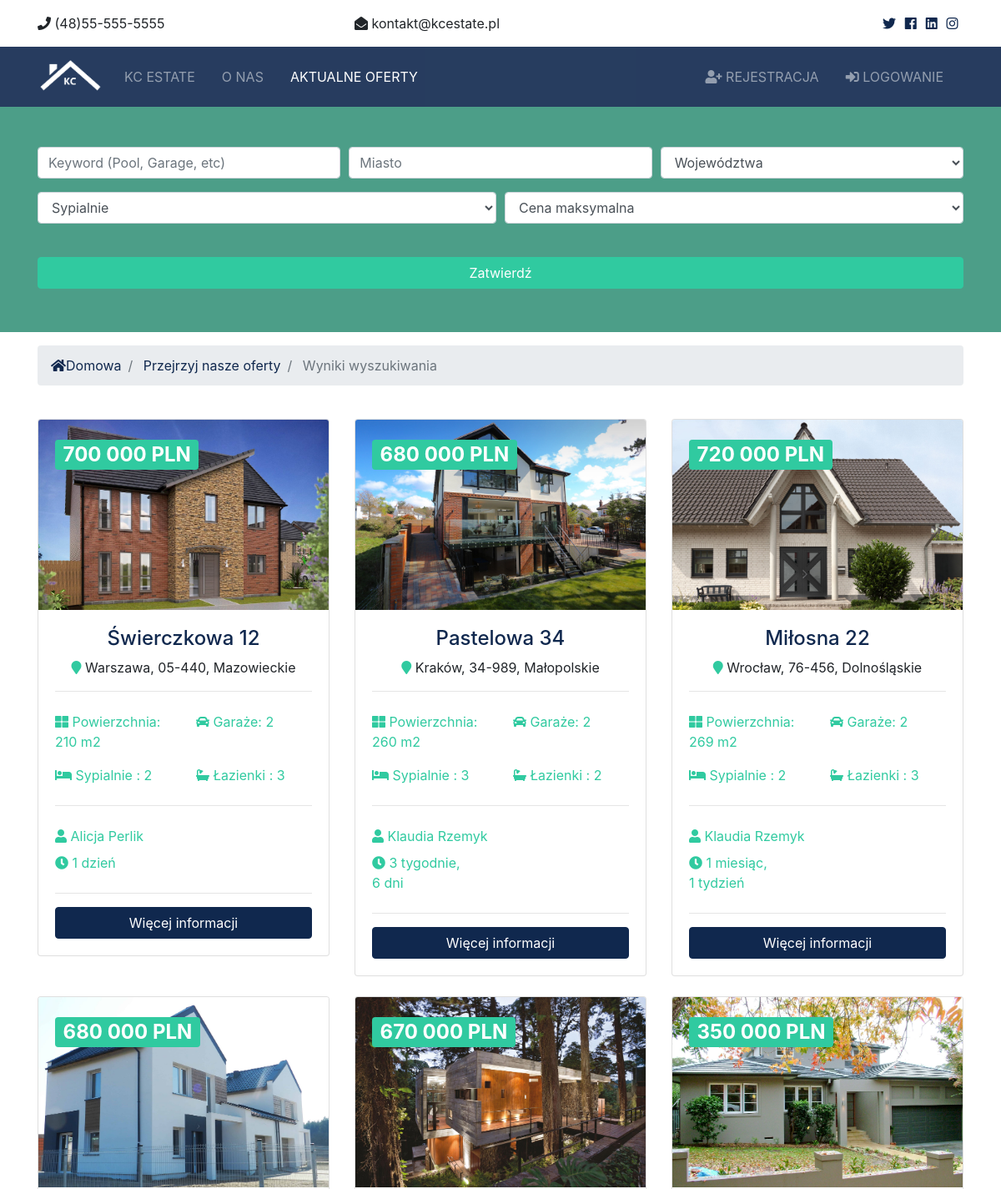
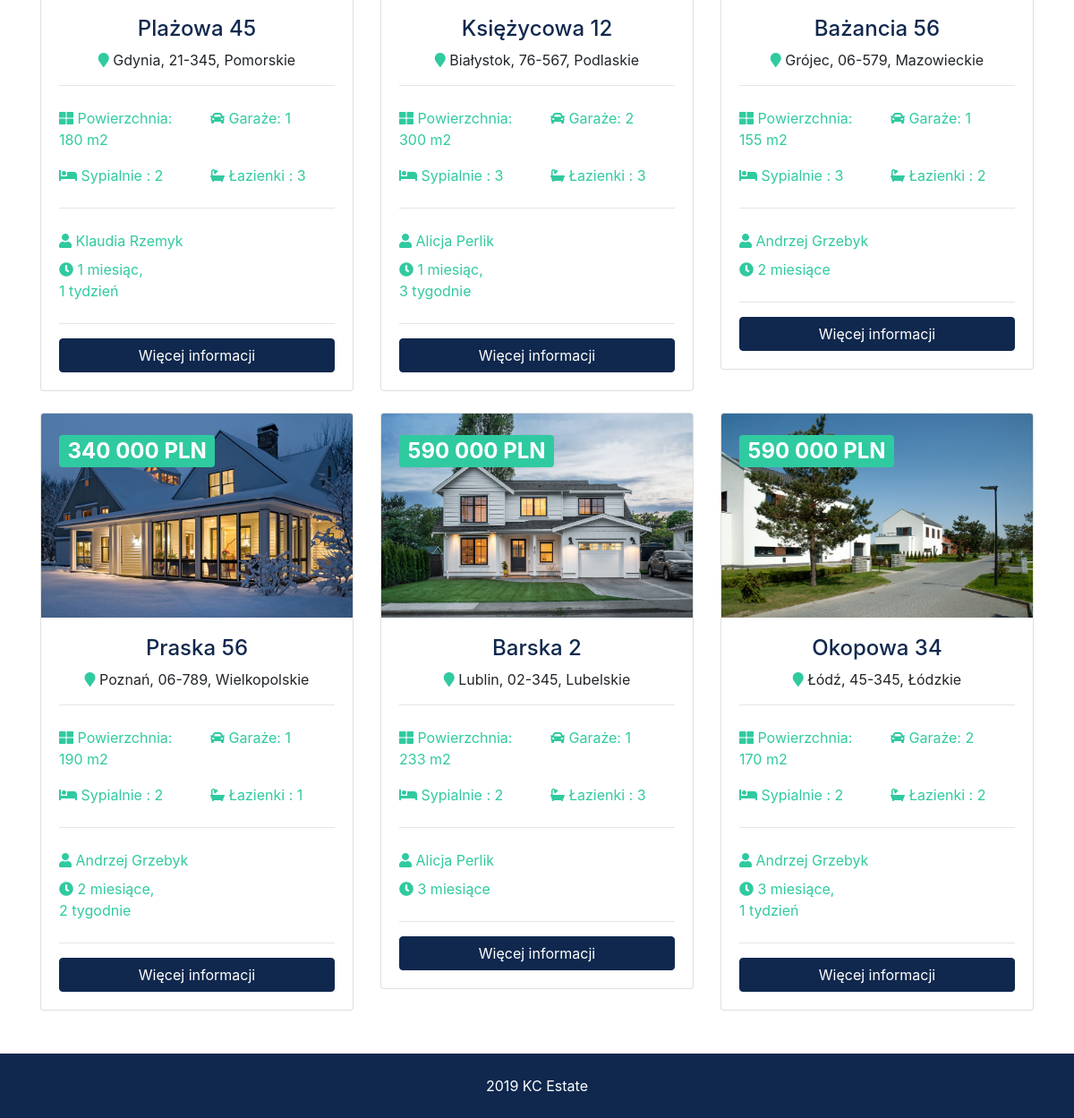
The page /listings/search on the database its author committed (2 pictures, top to bottom).
### listings/models.py (models this page shows, shortened)
class Oferty(models.Model):
    agent = models.ForeignKey(Agenci, on_delete = models.DO_NOTHING)
    tytul = models.CharField(max_length=200)
    adres = models.CharField(max_length=200)
    miasto = models.CharField(max_length=100)
    wojewodztwo = models.CharField(max_length=100)
    kodpocztowy = models.CharField(max_length=20)
    opis = models.TextField(blank=True)
    cena = models.IntegerField()
    sypialnie = models.IntegerField()
    lazienki = models.IntegerField()
    garaz = models.IntegerField(default=0)
    pow_domu = models.IntegerField()
    pow_dzialki = models.DecimalField(max_digits=5, decimal_places=1,blank=True)
    zdjecie_glowne = models.ImageField(upload_to='photos/%Y/%m/%d/')
    zdjecie_1 = models.ImageField(upload_to='photos/%Y/%m/%d/',blank=True)
    zdjecie_2 = models.ImageField(upload_to='photos/%Y/%m/%d/',blank=True)
    zdjecie_3 = models.ImageField(upload_to='photos/%Y/%m/%d/',blank=True)
    zdjecie_4 = models.ImageField(upload_to='photos/%Y/%m/%d/',blank=True)
    zdjecie_5 = models.ImageField(upload_to='photos/%Y/%m/%d/',blank=True)
    zdjecie_6 = models.ImageField(upload_to='photos/%Y/%m/%d/',blank=True)
    czy_opublikowane = models.BooleanField(default=True)
    data_oferty = models.DateTimeField(default=datetime.now, blank=True)

### realtors/models.py (models this page shows)
class Agenci(models.Model):
    nazwa = models.CharField(max_length=200)
    zdjecie = models.ImageField(upload_to='photos/%Y/%m/%d/')
    opis = models.TextField(blank=True)
    telefon = models.CharField(max_length=20)
    email = models.CharField(max_length=50)
    czy_sprzedawcam = models.BooleanField(default=False)
    data_zatrudnienia = models.DateTimeField(default=datetime.now)
    def __str__(self):
        return self.nazwa

### listings/views.py (the view)
# urls.py: path('search',views.search, name='search')
def search(request):
    queryset_list = Oferty.objects.order_by('-data_oferty')
    if 'keywords' in request.GET:
        keywords = request.GET['keywords']
        if keywords:
            queryset_list = queryset_list.filter(opis__icontains=keywords)
    if 'miasto' in request.GET:
        miasto = request.GET['miasto']
        if miasto:
            queryset_list = queryset_list.filter(miasto__iexact=miasto)
    if 'wojewodztwo' in request.GET:
        wojewodztwo = request.GET['wojewodztwo']
        if wojewodztwo:
            queryset_list = queryset_list.filter(wojewodztwo__iexact=wojewodztwo)
    if 'sypialnie' in request.GET:
        sypialnie = request.GET['sypialnie']
        if sypialnie:
            queryset_list = queryset_list.filter(sypialnie__iexact=sypialnie)
    if 'cena' in request.GET:
        cena = request.GET['cena']
        if cena:
            queryset_list = queryset_list.filter(cena__lte=cena)
    context = {
       'wojewodztwo_wybor': wojewodztwo_wybor,
       'sypialnie_wybor': sypialnie_wybor,
       'cena_wybor': cena_wybor,
       'oferty': queryset_list,
       'values': request.GET
    }
    return render(request, 'listings/search.html', context)

### templates/listings/search.html (shortened to what this page needs)
<!DOCTYPE html>
{% extends 'base.html' %}
{% load humanize %}
{% block content %}
<section id="showcase-inner" class="showcase-search text-white py-5">
    <div class="container">
      <div class="row text-center">
        <div class="col-md-12">
          <form action="{% url 'search' %}">
            <div class="form-row">
              <div class="col-md-4 mb-3">
                <input type="text" name="keywords" class="form-control" placeholder="Keyword (Pool, Garage, etc)" value="{{ values.keywords }}">
              </div>
              <div class="col-md-4 mb-3">
                <input type="text" name="miasto" class="form-control" placeholder="Miasto">
              </div>
              <div class="col-md-4 mb-3">
                <select name="wojewodztwo" class="form-control">
                  <option selected="true" disabled="disabled">Województwa</option>
                </select>
              </div>
            </div>
            <div class="form-row">
              <div class="col-md-6 mb-3">
                <select name="sypialnie" class="form-control">
                  <option selected="true" disabled="disabled">Sypialnie</option>
                </select>
              </div>
              <div class="col-md-6 mb-3">
                <select name="cena" class="form-control">
                  <option selected="true" disabled="disabled">Cena maksymalna </option>
                </select>
              </div>
            </div>
            <button class="btn btn-secondary btn-block mt-4" type="submit">Zatwierdź</button>
          </form>
        </div>
      </div>
    </div>
  </section>
  <section id="bc" class="mt-3">
    <div class="container">
      <nav aria-label="breadcrumb">
        <ol class="breadcrumb">
          <li class="breadcrumb-item">
            <a href="{% url 'index' %}">
              <i class="fas fa-home"></i>Domowa</a>
          </li>
          <li class="breadcrumb-item">
            <a href="listings.html">Przejrzyj nasze oferty</a>
          </li>
          <li class="breadcrumb-item active"> Wyniki wyszukiwania</li>
        </ol>
      </nav>
    </div>
  </section>
  <section id="listings" class="py-4">
    <div class="container">
      <div class="row">
        {% if oferty %}
              {% for oferta in oferty %}
              <div class="col-md-6 col-lg-4 mb-4">
                <div class="card listing-preview">
                  <img class="card-img-top" src="{{oferta.zdjecie_glowne.url}}" alt="">
                  <div class="card-img-overlay">
                    <h2>
                      <span class="badge badge-secondary text-white">{{ oferta.cena | intcomma}} PLN</span>
                    </h2>
                  </div>
                  <div class="card-body">
                    <div class="listing-heading text-center">
                      <h4 class="text-primary">{{ oferta.tytul }}</h4>
                      <p>
                        <i class="fas fa-map-marker text-secondary"></i> {{ oferta.miasto }}, {{ oferta.kodpocztowy }}, {{ oferta.wojewodztwo }}</p>
                    </div>
                    <hr>
                    <div class="row py-2 text-secondary">
                      <div class="col-6">
                        <i class="fas fa-th-large"></i> Powierzchnia: {{ oferta.pow_domu }} m2</div>
                      <div class="col-6">
                        <i class="fas fa-car"></i> Garaże: {{ oferta.garaz }}</div>
                    </div>
                    <div class="row py-2 text-secondary">
                      <div class="col-6">
                        <i class="fas fa-bed"></i> Sypialnie : {{ oferta.sypialnie }}</div>
                      <div class="col-6">
                        <i class="fas fa-bath"></i> Łazienki : {{ oferta.lazienki }}</div>
                    </div>
                    <hr>
                    <div class="row py-2 text-secondary">
                      <div class="col-12">
                        <i class="fas fa-user"></i> {{oferta.agent}} </div>
                    </div>
                    <div class="row text-secondary pb-2">
                      <div class="col-6">
                        <i class="fas fa-clock"></i> {{ oferta.data_oferty | timesince }}</div>
                    </div>
                    <hr>
                    <a href="{% url 'listing' oferta.id %}" class="btn btn-primary btn-block"> Więcej informacji</a>
                  </div>
                </div>
              </div>
              {% endfor %}
          {% else %}
        <div class="col-md-12">
          <p>Brak ofert</p>
        </div>
        {% endif %}
      </div>
    </div>
  </section>
{% endblock %}

### templates/base.html (shortened to what this page needs)
{% load static %}
<!DOCTYPE html>
<html lang="en" dir="ltr">
  <head>
  <link rel="stylesheet" href="{% static 'css/all.css' %}">
  <link rel="stylesheet" href="{% static 'css/bootstrap.css' %}">
  <link rel="stylesheet" href="{% static 'css/style.css' %}">
  <link rel="stylesheet" href="{% static 'css/lightbox.min.css' %}">
  </head>
  <body>
  {% include 'partials/_topbar.html' %}
  {% include 'partials/_navbar.html' %}
    {% block content %}
    {% endblock %}
    {% include 'partials/_footer.html' %}
  </body>
</html>

### templates/partials/_topbar.html
 <section id="top-bar" class="p-3">
   <div class="container">
     <div class="row">
       <div class="col-md-4">
         <i class="fas fa-phone"></i> (48)55-555-5555
       </div>
       <div class="col-md-4">
         <i class="fas fa-envelope-open"></i> kontakt@kcestate.pl
       </div>
       <div class="col-md-4">
         <div class="social text-right">
           <a href="#">
             <i class="fab fa-twitter"></i>
           </a>
           <a href="#">
             <i class="fab fa-facebook"></i>
           </a>
           <a href="#">
             <i class="fab fa-linkedin"></i>
           </a>
           <a href="#">
             <i class="fab fa-instagram"></i>
           </a>
         </div>
       </div>
     </div>
   </div>
 </section>

### templates/partials/_navbar.html (shortened to what this page needs)
{% load static %}
<nav class="navbar navbar-expand-lg navbar-dark bg-primary sticky-top">
  <div class="container">
    <a class="navbar-brand" href="{% url 'index' %}">
      <img src="{% static 'img/logo.png' %}" class="logo" alt="">
    </a>
    <div class="collapse navbar-collapse" id="navbarNavAltMarkup">
      <ul class="navbar-nav">
        <li
          {% if '/' == request.path %}
            class="nav-item active mr-3"
          {% else %}
            class="nav-item mr-3"
          {% endif %}
        >
          <a class="nav-link" href="{% url 'index' %}">KC Estate</a>
        </li>
        <li
          {% if 'about' in request.path %}
            class="nav-item active mr-3"
          {% else %}
            class="nav-item mr-3"
          {% endif %}
        >
          <a class="nav-link" href="{% url 'about' %}">o nas</a>
        </li>
        <li
          {% if 'listings' in request.path %}
            class="nav-item active mr-3"
          {% else %}
            class="nav-item mr-3"
          {% endif %}
        >
          <a class="nav-link" href="{% url 'listings' %}">AKTUALNE OFERTY</a>
        </li>
      </ul>
      <ul class="navbar-nav ml-auto">
        {% if user.is_authenticated %}
          <li
           {% if 'dashboard' in request.path %}
             class="nav-item active mr-3"
           {% else %}
             class="nav-item mr-3"
           {% endif %}"
         >
           <a class="nav-link" href="{% url 'dashboard' %}">
             Witaj {{user.username }} (Twój Kącik)</a>
         </li>
         <li class="nav-item mr-3" ></li>
         <a href="javascript:{document.getElementById('logout').submit()}" class="nav-link"> <i class="i.fas.fa-sign-out-alt"></i>Wyloguj się</a>
         <form  action="{% url 'logout' %}" id="logout" method="POST">
           {% csrf_token %}
           <input type="hidden">
          </form>
         {% else %}
         <li
          {% if 'register' in request.path %}
            class="nav-item active mr-3"
          {% else %}
            class="nav-item mr-3"
          {% endif %}"
        >
          <a class="nav-link" href="{% url 'register' %}">
            <i class="fas fa-user-plus"></i> Rejestracja</a>
        </li>
        <li
        {% if 'login' in request.path %}
          class="nav-item active mr-3"
        {% else %}
          class="nav-item mr-3"
        {% endif %}
        >
          <a class="nav-link" href="{% url 'login' %}">
            <i class="fas fa-sign-in-alt"></i>
            Logowanie</a>
        </li>
          {% endif %}
      </ul>
    </div>
  </div>
</nav>

### templates/partials/_footer.html
 <footer id="main-footer" class="py-4 bg-primary text-white text-center">
   <span class="year"></span> KC Estate
 </footer>

### Moj_projekt/static3/css/all.css (style rules this page uses)
.fa, .fas, .far, .fal, .fab { -moz-osx-font-smoothing: grayscale; -webkit-font-smoothing: antialiased; display: inline-block; font-style: normal; font-variant: normal; text-rendering: auto; line-height: 1; }
.fa-bath:before { content: "\f2cd"; }
.fa-bed:before { content: "\f236"; }
.fa-car:before { content: "\f1b9"; }
.fa-clock:before { content: "\f017"; }
.fa-envelope-open:before { content: "\f2b6"; }
.fa-facebook:before { content: "\f09a"; }
.fa-home:before { content: "\f015"; }
.fa-instagram:before { content: "\f16d"; }
.fa-linkedin:before { content: "\f08c"; }
.fa-map-marker:before { content: "\f041"; }
.fa-phone:before { content: "\f095"; }
.fa-sign-in-alt:before { content: "\f2f6"; }
.fa-th-large:before { content: "\f009"; }
.fa-twitter:before { content: "\f099"; }
.fa-user:before { content: "\f007"; }
.fa-user-plus:before { content: "\f234"; }
.fab { font-family: 'Font Awesome 5 Brands'; }
.fa, .fas { font-family: 'Font Awesome 5 Free'; font-weight: 900; }

### Moj_projekt/static3/css/style.css (style rules this page uses)
.btn-secondary { color: #fff !important; }
img { width: 100%; }
.logo { width: 80px; }
.navbar { opacity: 0.9; text-transform: uppercase; }
.social a { margin-right: 0.4rem; }
#showcase-inner { background: url(../img/building1.jpg) no-repeat top center fixed/cover; position: relative; overflow: hidden; min-height: 200px; }
#showcase-inner::before { content: ''; position: absolute; top: 0; left: 0; min-height: 100%; width: 100%; background: rgba(32, 134, 107, 0.8); }
#showcase-inner.showcase-search { min-height: 270px; }
.listing-preview a { position: relative; }

### rows shown on the page
Oferty: zdjecie_glowne (picture), cena "700 000", tytul "Świerczkowa 12", miasto "Warszawa", kodpocztowy "05-440", wojewodztwo "Mazowieckie", pow_domu "210", garaz "2", sypialnie "2", lazienki "3", agent "Alicja Perlik", data_oferty "1 dzień"
Oferty: zdjecie_glowne (picture), cena "680 000", tytul "Pastelowa 34", miasto "Kraków", kodpocztowy "34-989", wojewodztwo "Małopolskie", pow_domu "260", garaz "2", sypialnie "3", lazienki "2", agent "Klaudia Rzemyk", data_oferty "3 tygodnie, 6 dni"
Oferty: zdjecie_glowne (picture), cena "720 000", tytul "Miłosna 22", miasto "Wrocław", kodpocztowy "76-456", wojewodztwo "Dolnośląskie", pow_domu "269", garaz "2", sypialnie "2", lazienki "3", agent "Klaudia Rzemyk", data_oferty "1 miesiąc, 1 tydzień"
Oferty: zdjecie_glowne (picture), cena "680 000", tytul "Plażowa 45", miasto "Gdynia", kodpocztowy "21-345", wojewodztwo "Pomorskie", pow_domu "180", garaz "1", sypialnie "2", lazienki "3", agent "Klaudia Rzemyk", data_oferty "1 miesiąc, 1 tydzień"
Oferty: zdjecie_glowne (picture), cena "670 000", tytul "Księżycowa 12", miasto "Białystok", kodpocztowy "76-567", wojewodztwo "Podlaskie", pow_domu "300", garaz "2", sypialnie "3", lazienki "3", agent "Alicja Perlik", data_oferty "1 miesiąc, 3 tygodnie"
Oferty: zdjecie_glowne (picture), cena "350 000", tytul "Bażancia 56", miasto "Grójec", kodpocztowy "06-579", wojewodztwo "Mazowieckie", pow_domu "155", garaz "1", sypialnie "3", lazienki "2", agent "Andrzej Grzebyk", data_oferty "2 miesiące"
Oferty: zdjecie_glowne (picture), cena "340 000", tytul "Praska 56", miasto "Poznań", kodpocztowy "06-789", wojewodztwo "Wielkopolskie", pow_domu "190", garaz "1", sypialnie "2", lazienki "1", agent "Andrzej Grzebyk", data_oferty "2 miesiące, 2 tygodnie"
Oferty: zdjecie_glowne (picture), cena "590 000", tytul "Barska 2", miasto "Lublin", kodpocztowy "02-345", wojewodztwo "Lubelskie", pow_domu "233", garaz "1", sypialnie "2", lazienki "3", agent "Alicja Perlik", data_oferty "3 miesiące"
Oferty: zdjecie_glowne (picture), cena "590 000", tytul "Okopowa 34", miasto "Łódź", kodpocztowy "45-345", wojewodztwo "Łódzkie", pow_domu "170", garaz "2", sypialnie "2", lazienki "2", agent "Andrzej Grzebyk", data_oferty "3 miesiące, 1 tydzień"
